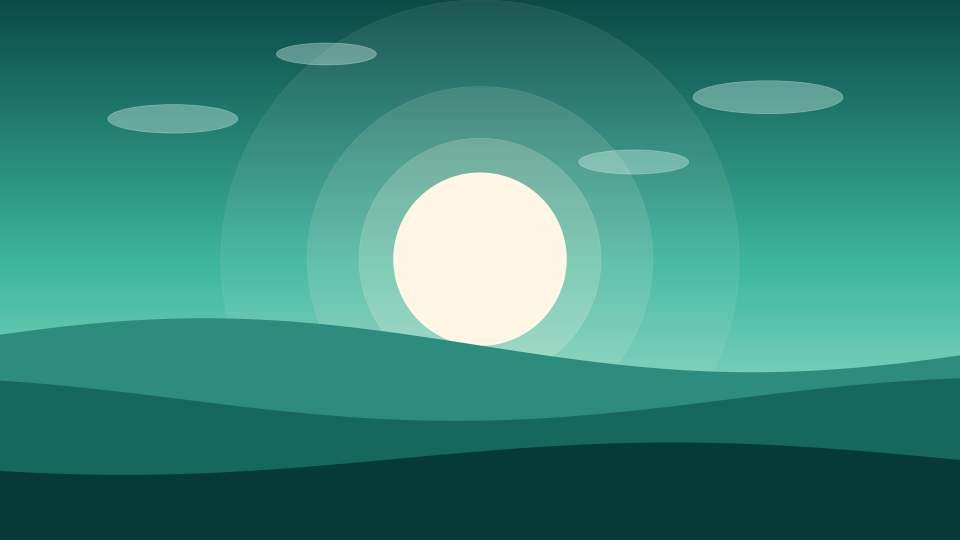
#> input picture app/src/main/assets/artwork/aynime_hero_1920x1080.png, 1920 x 1080 px, given in place of aynime_icon_512.png, which was not available (shown at 1/2 size)
$ python cocoon_artwork.py ../app/src/main/assets/artwork/aynime_hero_1920x1080.png
#> lines starting #> are read from the running program, lines starting #| are printed output that depends on the picture; after the words box and inside, x2 and y2 are one past the last pixel; in counts of white or black regions, pixels touching at a corner belong together
#> in main, square_icon is the input picture: PIL image 1920x1080 RGBA; mean R, G, B, A 55, 132.5, 120.2, 255
import sys
from pathlib import Path

import numpy as np
import matplotlib
matplotlib.use("Agg")
import matplotlib.pyplot as plt
import matplotlib.patheffects as path_effects
from matplotlib.patches import Ellipse
from PIL import Image, ImageDraw

plt.rcParams["font.family"] = ["Yu Gothic", "Meiryo", "DejaVu Sans"]
plt.rcParams["font.serif"] = ["Yu Mincho", "MS Mincho", "DejaVu Serif"]

CREAM = "#FFF6E6"
MINT = "#76DEBE"
PERSIAN_GREEN = "#009688"
DEEP_TEAL = "#063A38"
MUTED_MINT = "#9CC9BE"
ICON_FILE_NAME = "aynime_icon_512.png"
EMBEDDED_ICON_CORNER_SHARE = 0.215


def new_canvas(width, height, transparent=False):
    figure = plt.figure(figsize=(width / 100, height / 100), dpi=100)
    if transparent:
        figure.patch.set_alpha(0)
    ax = figure.add_axes((0, 0, 1, 1))
    ax.set_xlim(0, width)
    ax.set_ylim(0, height)
    ax.axis("off")
    if transparent:
        ax.patch.set_alpha(0)
    return figure, ax


def save(figure, output_path, transparent=False):
    figure.savefig(output_path, dpi=100, transparent=transparent)
    plt.close(figure)


def hex_to_rgb(hex_color):
    return np.array([int(hex_color[index:index + 2], 16) for index in (1, 3, 5)]) / 255


def with_rounded_corners(square_icon, corner_share):
#> called with corner_share = 0.215
    mask = Image.new("L", square_icon.size, 0)
#> mask: PIL image 1920x1080 L; every value is 0
    radius = round(square_icon.width * corner_share)
#> radius = 413
    ImageDraw.Draw(mask).rounded_rectangle((0, 0, square_icon.width - 1, square_icon.height - 1), radius=radius, fill=255)
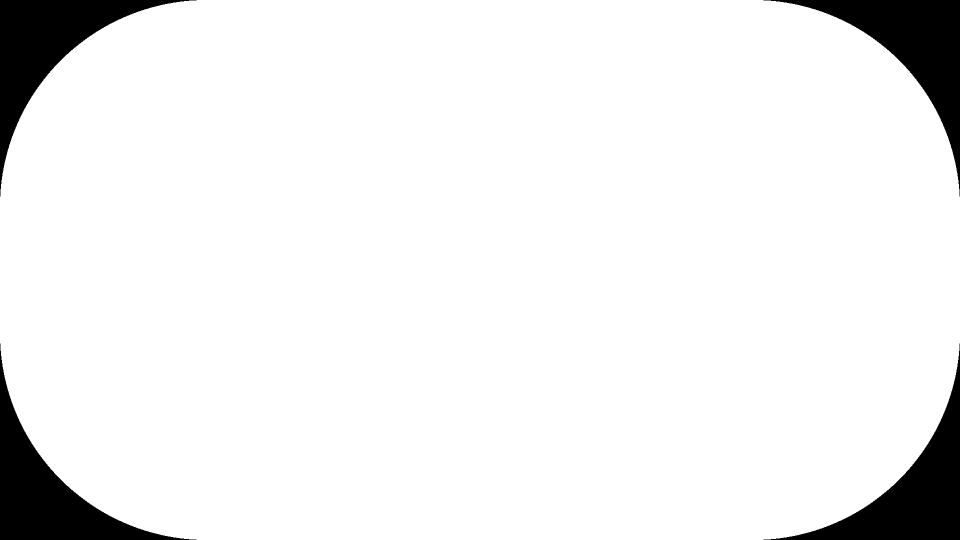
#> mask: PIL image 1920x1080 L (shown at 1/2 size); 92.9% white; 4 black regions, box (x1, y1, x2, y2) and area: (0, 0, 393, 393) 36719, (1527, 0, 1920, 393) 36719, (0, 687, 393, 1080) 36719, (1527, 687, 1920, 1080) 36719
    rounded = square_icon.copy()
    rounded.putalpha(mask)
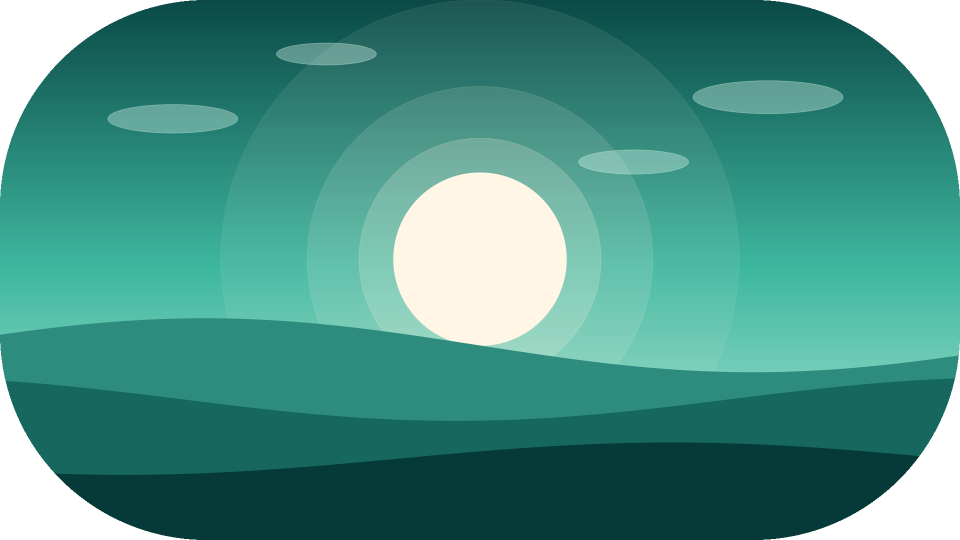
#> rounded: PIL image 1920x1080 RGBA (shown at 1/2 size); mean R, G, B, A 55, 132.5, 120.2, 236.9; transparent parts drawn white
    return rounded


def draw_icon(ax, icon_image, left, bottom, size):
    ax.imshow(icon_image, extent=(left, left + size, bottom, bottom + size), zorder=6, interpolation="lanczos")


def draw_vertical_gradient(ax, width, height, bottom_color, top_color):
    rows = np.linspace(0, 1, 256)[:, None, None]
    gradient = hex_to_rgb(bottom_color) * (1 - rows) + hex_to_rgb(top_color) * rows
    ax.imshow(np.repeat(gradient, 4, axis=1), extent=(0, width, 0, height), origin="lower", aspect="auto", zorder=0)


def draw_mint_glow(ax, width, height, center_x_fraction, center_y_fraction, strength):
    glow_x, glow_y = np.meshgrid(np.linspace(0, 1, width // 4), np.linspace(0, 1, height // 4))
    glow = np.exp(-(((glow_x - center_x_fraction) / 0.45) ** 2 + ((glow_y - center_y_fraction) / 0.35) ** 2))
    glow_image = np.zeros((height // 4, width // 4, 4))
    glow_image[..., :3] = hex_to_rgb(MINT)
    glow_image[..., 3] = glow * strength
    ax.imshow(glow_image, extent=(0, width, 0, height), origin="lower", aspect="auto", zorder=1)


def render_logo(icon_image, output_path):
    figure, ax = new_canvas(1200, 360, transparent=True)
    icon_size = 240
    draw_icon(ax, icon_image, 30, 60, icon_size)
    ax.text(30 + icon_size + 50, 60 + icon_size / 2, "Aynime", color=CREAM, fontsize=110, weight="bold",
            family="serif", va="center", zorder=8,
            path_effects=[path_effects.withSimplePatchShadow(offset=(3, -3), shadow_rgbFace="black", alpha=0.5)])
    save(figure, output_path, transparent=True)


def render_hero(output_path):
    width, height = 1920, 1080
    figure, ax = new_canvas(width, height)
    draw_dawn_sky(ax, width, height)
    draw_sun_glow(ax, width / 2, height * 0.52, height * 0.16)
    draw_soft_clouds(ax, width, height)
    draw_hill(ax, width, height, base=0.36, wave=0.05, phase=0.4, color="#2E8C7E")
    draw_hill(ax, width, height, base=0.26, wave=0.04, phase=2.1, color="#16685F")
    draw_hill(ax, width, height, base=0.15, wave=0.03, phase=4.0, color=DEEP_TEAL)
    save(figure, output_path)


def draw_dawn_sky(ax, width, height):
    rows = np.linspace(0, 1, 256)[:, None, None]
    top_color = hex_to_rgb("#0B4A47")
    middle_color = hex_to_rgb("#3FB8A0")
    horizon_color = hex_to_rgb("#C8F0DE")
    lower_half = horizon_color * (1 - rows / 0.5) + middle_color * (rows / 0.5)
    upper_half = middle_color * (1 - (rows - 0.5) / 0.5) + top_color * ((rows - 0.5) / 0.5)
    sky = np.where(rows < 0.5, lower_half, upper_half)
    ax.imshow(np.repeat(sky, 4, axis=1), extent=(0, width, 0, height), origin="lower", aspect="auto", zorder=0)


def draw_sun_glow(ax, center_x, center_y, radius):
#> called with center_x = 960, center_y = 561.6, radius = 172.8
    for glow_scale, alpha in [(3.0, 0.08), (2.0, 0.12), (1.4, 0.2)]:
        ax.add_patch(plt.Circle((center_x, center_y), radius * glow_scale, color="#FFF6E6", alpha=alpha, zorder=1))
    ax.add_patch(plt.Circle((center_x, center_y), radius, color=CREAM, zorder=1))


def draw_soft_clouds(ax, width, height):
#> called with width = 1920, height = 1080
    cloud_rows = [(0.18, 0.78, 260), (0.80, 0.82, 300), (0.34, 0.90, 200), (0.66, 0.70, 220)]
    for x_fraction, y_fraction, cloud_width in cloud_rows:
        ax.add_patch(Ellipse((width * x_fraction, height * y_fraction), cloud_width, cloud_width * 0.22,
                             color="#E6FFF5", alpha=0.35, zorder=1))


def draw_hill(ax, width, height, base, wave, phase, color):
#> call 2 of save, with transparent = False
#> in save (call 2), `figure.savefig(output_path, dpi=100, transparent=transparent)`:
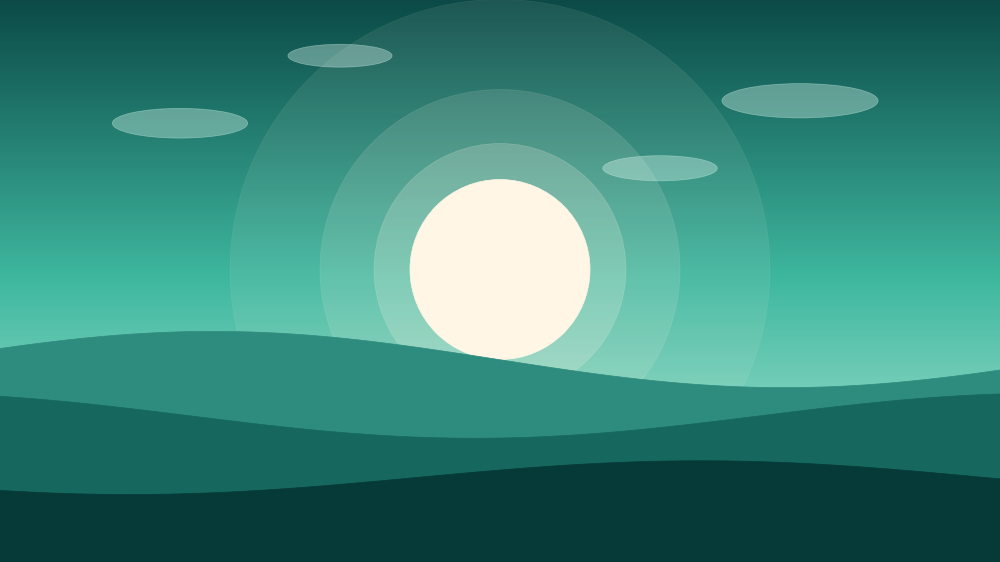
#> figure drawn by matplotlib, 1 panel
    x_values = np.linspace(0, width, 300)
    top = height * (base + wave * np.sin(np.linspace(phase, phase + 5.5, 300)))
    ax.fill_between(x_values, 0, top, color=color, zorder=2)


def center_crop(source_path, output_path, crop_height):
#> (the run stopped early here; a loop or call above may not have finished)
